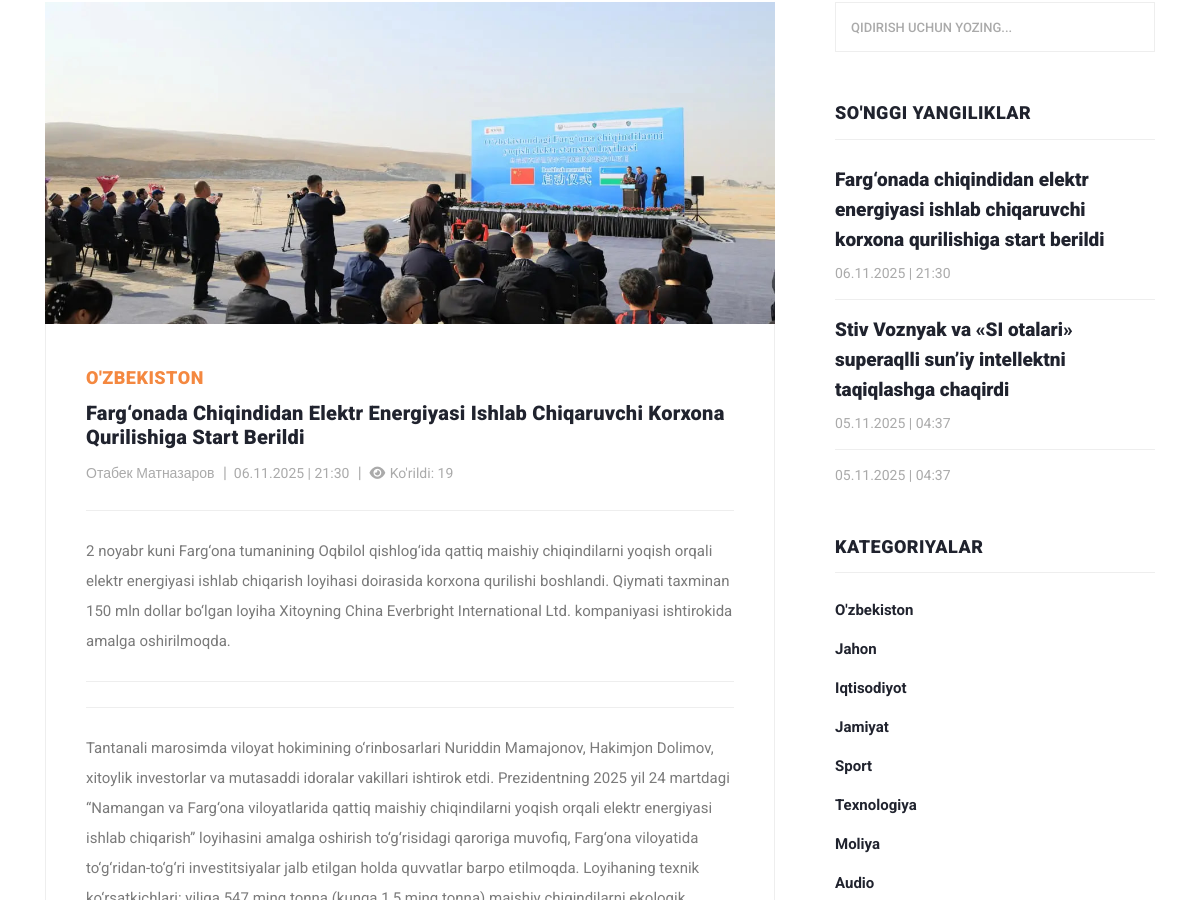
/?controller=news_view&id=1 (middle part), run on an earlier commit of the app's database.
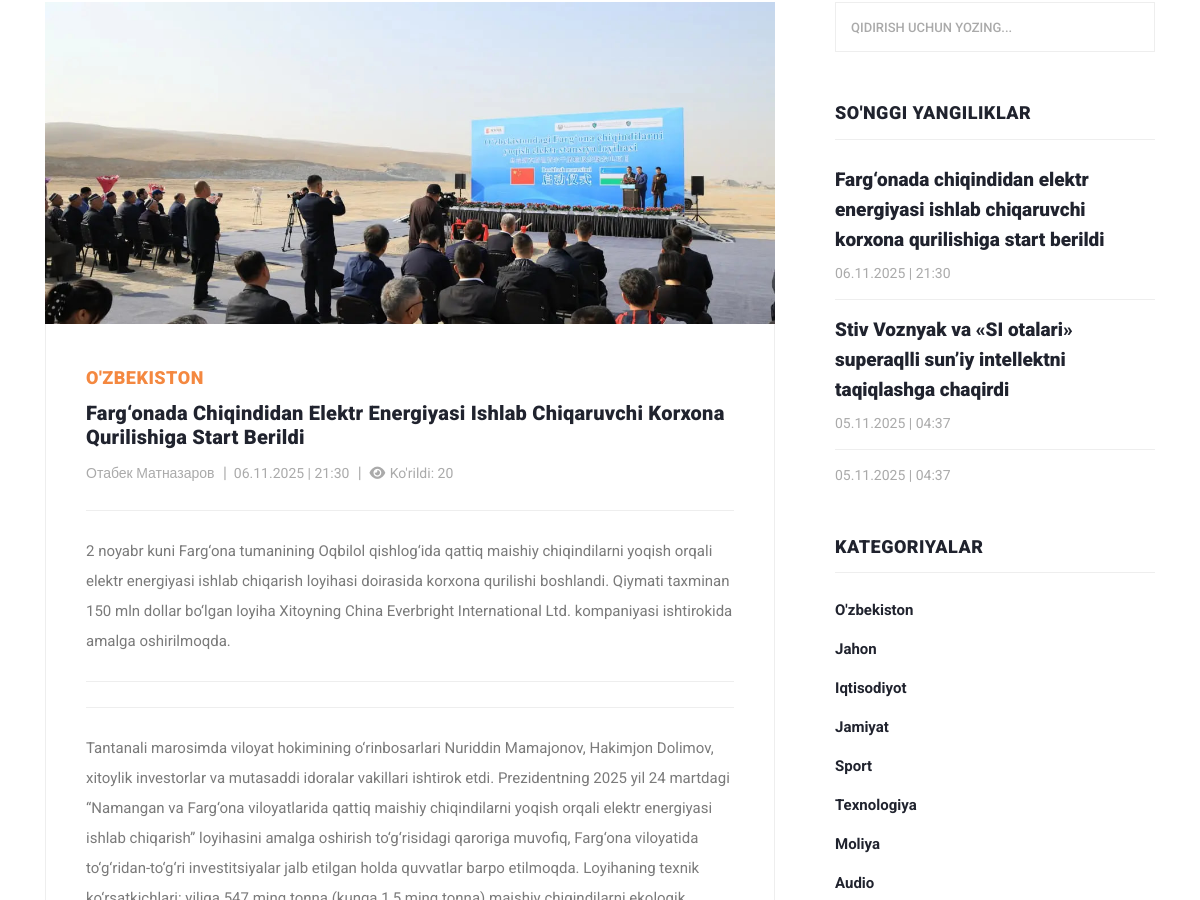
And on a later commit of the database.
### tables this page shows
CREATE TABLE `news`
(
    `id`          INTEGER PRIMARY KEY AUTOINCREMENT,
    `author_id`   INTEGER NOT NULL,
    `is_banner`   INTEGER DEFAULT 0 CHECK (is_banner IN (0, 1)), -- 0=yo'q, 1=ha
    `title`       TEXT    NOT NULL,
    `description` TEXT,
    `category_id` INTEGER NOT NULL,
    `image`       TEXT    DEFAULT NULL,
    `body`        TEXT    DEFAULT NULL,
    `seen_count`  INTEGER DEFAULT 0 CHECK (seen_count >= 0),
    `created_at`  TEXT    DEFAULT (datetime('now', '+5 hours')), -- sqlite da datetime turi yo'q
    `updated_at`  TEXT    DEFAULT (datetime('now', '+5 hours')),
    `status`      INTEGER DEFAULT 1 CHECK (status IN (0, 1))    -- 0=nofaol, 1=faol

);

CREATE TABLE `category`
(
    `id`     INTEGER PRIMARY KEY AUTOINCREMENT,
    `name`   TEXT NOT NULL,
    `status` BOOLEAN DEFAULT TRUE
);

CREATE TABLE `author`
(
  `id` INTEGER PRIMARY KEY AUTOINCREMENT,
  `name` VARCHAR(100) NOT NULL,
  `status` BOOLEAN DEFAULT TRUE
);

### models/news.php (called while the page is built, shortened)
<?php
function getLastNews(): array
{
    global $pdo;
    $sql = "SELECT
                `N`.`id` AS `news_id`,
                `A`.`name` AS `muallif`,
                `N`.`title` AS `sarlavha`,
                `N`.`description` AS `qisqa_tavsif`,
                `C`.`name` AS `kategoriya`,
                `N`.`image` AS `rasm`,
               -- `N`.`body` AS `yangilik_matni`,
                `N`.`seen_count` AS `kurishlar_soni`,
                DATETIME(`N`.`created_at`, 'localtime') AS `yaratilgan_vaqti`  -- device localtime da vaqtni ko'rsatish
                -- `N`.`created_at` AS `yaratilgan_vaqti`      -- GMT+5 da ko'rsatish
            FROM `news` AS `N`
            JOIN `category` AS `C`
             ON `N`.`category_id` = `C`.`id`
            JOIN `author` AS `A`
            ON `N`.`author_id` = `A`.`id`
            WHERE `N`.`status` = " . ACTIVE .
        " ORDER BY `yaratilgan_vaqti` DESC
            LIMIT 3";
    $stmt = $pdo->prepare($sql);
    $stmt->execute();
    return $stmt->fetchAll(PDO::FETCH_ASSOC);
}
function getNewsById(int $id): array
{
    global $pdo;
    $sql = "SELECT
                `N`.`id` AS `news_id`,
                `A`.`name` AS `muallif`,
                `N`.`title` AS `sarlavha`,
                `N`.`description` AS `qisqa_tavsif`,
                `C`.`name` AS `kategoriya`,
                `N`.`image` AS `rasm`,
                `N`.`body` AS `yangilik_matni`,
                `N`.`seen_count` AS `kurishlar_soni`,
                DATETIME(`N`.`created_at`, 'localtime') AS `yaratilgan_vaqti`  -- device localtime da vaqtni ko'rsatish
            FROM `news` AS `N`
            LEFT JOIN `category` AS `C`
             ON `N`.`category_id` = `C`.`id` AND `C`.`status` = " . ACTIVE . "
            JOIN `author` AS `A`
            ON `N`.`author_id` = `A`.`id`
            WHERE `N`.`status` = " . ACTIVE .
        " AND `N`.`id` = :id " .
        " LIMIT 1 ; ";
    $stmt = $pdo->prepare($sql);
    $stmt->bindParam(':id', $id, PDO::PARAM_INT);
    $stmt->execute();
    return $stmt->fetch(PDO::FETCH_ASSOC);
}
function updateCount($id)
{
    global $pdo;
    $sql = "UPDATE `news`
    SET `seen_count` = `seen_count` + 1
    WHERE `id` = :id";
    $stmt = $pdo->prepare($sql);
    $stmt->bindParam(':id', $id, PDO::PARAM_INT);
    try {
        return $stmt->execute();
    } catch (PDOException $e) {
        dd($e->getMessage());
    }
}

### index.php (called while the page is built)
<?php
require_once __DIR__ . '/controllers/mainController.php';

### views/view.php (called while the page is built, shortened)
<?php
require_once __DIR__ . '/widgets/header.php';
require_once __DIR__ . '/widgets/view-main-content.php';
require_once __DIR__ . '/widgets/footer.php';

### helpers.php (called while the page is built, shortened)
<?php
function getImage(string $table_name, int $id, mixed $filename): string
{
    $relativePath = "uploads/$table_name/$id/$filename";
    if (file_exists(PROJECT_ROOT . $relativePath)) {
        return '/' . $relativePath;
    }
    return '/assets/images/no_image.png';
}

### controllers/imports.php (called while the page is built, shortened)
<?php
$categories = getCategories();
$news = getLastNews();

### models/categories.php (called while the page is built)
<?php
function getCategories(): array
{
    global $pdo;
    $sql = "SELECT
                `name`
            FROM `category`
            WHERE `status` = " . ACTIVE . "
            ORDER BY `id`
            ";
    $stmt = $pdo->prepare($sql);
    $stmt->execute();
    return $stmt->fetchAll(PDO::FETCH_ASSOC);
}

### views/widgets/view-main-content.php (the view, shortened to what this page needs)
<section class="blog-posts grid-system">
    <div class="container">
        <div class="row">
            <div class="col-lg-8">
                <div class="all-blog-posts">
                    <div class="row">
                        <div class="col-lg-12">
                            <div class="blog-post">
                                <div class="blog-thumb">
                                    <?php $image = getImage('news', $newsItem['news_id'], $newsItem['rasm']); ?>
                                    <a>
                                        <img src="<?= $image; ?>"
                                             style="height: 322px; width: 730px; object-fit: cover"
                                             alt="<?= $newsItem['sarlavha']; ?> ">
                                    </a>
                                </div>
                                <div class="down-content">
                                    <span> <?= $newsItem['kategoriya']; ?> </span>
                                    <a><h4> <?= $newsItem['sarlavha'] ?> </h4></a>
                                    <ul class="post-info">
                                        <li><a href="#"> <?= $newsItem['muallif'] ?> </a></li>
                                        <li>
                                            <a> <?= date('d.m.Y  |  H:i', strtotime($newsItem['yaratilgan_vaqti'])); ?> </a>
                                        </li>
                                        <li><a> <i class="fas fa-eye"></i>
                                                Ko'rildi: <?= $newsItem['kurishlar_soni']; ?> </a></li>
                                    </ul>
                                    <p> <?= $newsItem['qisqa_tavsif'] ?> </p>
                                    <p> <?= $newsItem['yangilik_matni'] ?> </p>
                                </div>
                            </div>
                        </div>
                    </div>
                </div>
            </div>
            <div class="col-lg-4">
                <?php require_once __DIR__ . '/sidebar.php'; ?>
            </div>
        </div>
    </div>
</section>

### controllers/mainController.php (shortened to what this page needs)
<?php
require_once __DIR__ . '/imports.php';
if (!empty($_GET['controller'])) {
    $controller = $_GET['controller'];
    switch ($controller) {
        case 'news_view':
            $id = (int)($_GET['id'] ?? 0);
            $newsItem = getNewsById($id);
            if (!updateCount($id)) {
                $_SESSION['error'] = "Ko'rishlar soni o'zgarmadi";
            } else {
                require_once __DIR__ . '/../views/view.php';
            }
            break;
    }
} else {
    require_once __DIR__ . '/../views/index.php';
}

### views/widgets/header.php (shortened to what this page needs)
<!DOCTYPE html>
<html lang="uz">
<head>
    <link href="vendor/bootstrap/css/bootstrap.min.css" rel="stylesheet">
    <link rel="stylesheet" href="assets/css/all.min.css">
    <link rel="stylesheet" href="assets/css/fontawesome.css">
    <link rel="stylesheet" href="assets/css/templatemo-stand-blog.css">
    <link rel="stylesheet" href="assets/css/owl.css">
</head>
<body>

### views/widgets/sidebar.php (shortened to what this page needs)
<div class="sidebar">
    <div class="row">
        <div class="col-lg-12">
            <div class="sidebar-item search">
                <form id="search_form" name="gs" method="GET" action="#">
                    <input type="text" name="q" class="searchText" placeholder="qidirish uchun yozing..."
                           autocomplete="on">
                </form>
            </div>
        </div>
        <div class="col-lg-12">
            <div class="sidebar-item recent-posts">
                <div class="sidebar-heading">
                    <h2>So'nggi yangiliklar</h2>
                </div>
                <div class="content">
                    <ul>
                        <?php if (!empty($news)): ?>
                            <?php foreach ($news as $news_item): ?>
                                <li>
                                    <a href="?controller=news_view&id=<?= htmlspecialchars($news_item['news_id']) ?>">
                                        <h5> <?= htmlspecialchars($news_item['sarlavha']); ?> </h5>
                                        <span><?= date('d.m.Y  |  H:i', strtotime($news_item['yaratilgan_vaqti'])); ?></span>
                                    </a>
                                </li>
                            <?php endforeach; ?>
                        <?php else: echo 'news massivi null!'; ?>
                        <?php endif; ?>
                    </ul>
                </div>
            </div>
        </div>
        <div class="col-lg-12">
            <div class="sidebar-item categories">
                <div class="sidebar-heading">
                    <h2>Kategoriyalar</h2>
                </div>
                <div class="content">
                    <ul>
                        <?php if (!empty($categories)): ?>
                            <?php foreach ($categories as $category): ?>
                                <li><a href="#"> <?= $category['name'] ?> </a></li>
                            <?php endforeach; ?>
                        <?php endif; ?>
                    </ul>
                </div>
            </div>
        </div>
    </div>
</div>

### views/widgets/footer.php (shortened to what this page needs)
</body>
</html>

### assets/css/templatemo-stand-blog.css (style rules this page uses)
body { font-family: 'Roboto', sans-serif; overflow-x: hidden; text-rendering: optimizeLegibility; -webkit-font-smoothing: antialiased; -moz-osx-font-smoothing: grayscale; }
p { margin-bottom: 0px; font-size: 15px; font-weight: 400; color: #7a7a7a; line-height: 30px; }
a { text-decoration: none!important; }
ul { padding: 0; margin: 0; list-style: none; }
h1,h2,h3,h4,h5,h6 { margin: 0px; }
.blog-posts { margin-top: 100px; }
.blog-posts .blog-post { margin-bottom: 30px; }
.blog-posts .blog-thumb img { width: 100%; overflow: hidden; }
.blog-posts .down-content { padding: 40px; border-right: 1px solid #eee; border-left: 1px solid #eee; border-bottom: 1px solid #eee; }
.blog-posts .down-content span { font-size: 18px; text-transform: uppercase; letter-spacing: 0.5px; font-weight: 900; color: #f48840; }
.blog-posts .down-content h4 { font-size: 24px; text-transform: capitalize; letter-spacing: 0.5px; font-weight: 900; color: #20232e; margin: 10px 0px 12px 0px; }
.blog-posts .down-content ul.post-info li { display: inline-block; margin-right: 8px; }
.blog-posts .down-content ul.post-info li:after { content: '|'; color: #aaa; margin-left: 8px; }
.blog-posts .down-content h4 { font-size: 20px; letter-spacing: 0.25px; }
.grid-system .down-content ul.post-info li { margin-right: 3px; }
.grid-system .down-content ul.post-info li:after { margin-left: 5px; }
.blog-posts .down-content ul.post-info li:last-child::after { display: none; }
.blog-posts .down-content ul.post-info li a { font-size: 14px; color: #aaa; font-weight: 400; transition: all .3s; }
.blog-posts .down-content p { padding: 25px 0px; margin: 25px 0px; border-top: 1px solid #eee; border-bottom: 1px solid #eee; }
.blog-posts .sidebar-heading h2 { font-size: 18px; text-transform: uppercase; font-weight: 900; letter-spacing: 0.5px; color: #20232e; border-bottom: 1px solid #eee; padding-bottom: 15px; margin-bottom: 25px; }
.sidebar { margin-left: 30px; }
.sidebar .sidebar-item { margin-top: 50px; }
.sidebar .search { margin-top: 0px; }
.sidebar .sidebar-heading h2 { font-size: 18px; text-transform: uppercase; font-weight: 900; letter-spacing: 0.5px; color: #20232e; border-bottom: 1px solid #eee; padding-bottom: 15px; margin-bottom: 25px; }
.sidebar .search input { width: 100%; height: 50px; border: 1px solid #eee; font-size: 13px; text-transform: uppercase; font-weight: 500; color: #7a7a7a; outline: none; padding: 0px 15px; }
.sidebar .search input::placeholder { color: #aaa; }
.sidebar .recent-posts ul li { margin-bottom: 15px; padding-bottom: 15px; border-bottom: 1px solid #eee; }
.sidebar .recent-posts ul li:last-child { margin-bottom: 0px; padding-bottom: 0px; border-bottom: none; }
.sidebar .recent-posts ul li h5 { font-size: 19px; font-weight: 900; color: #20232e; line-height: 30px; transition: all 0.3s; }
.sidebar .recent-posts ul li span { display: block; font-size: 14px; color: #aaa; margin-top: 8px; }
.sidebar .categories ul li { margin-bottom: 15px; }
.sidebar .categories ul li a { font-size: 15px; font-weight: 700; color: #20232e; transition: all .3s; }

What changed in the data, as far as the page shows it:
changed news "O'ZBEKISTON": seen_count "19" → "20"
